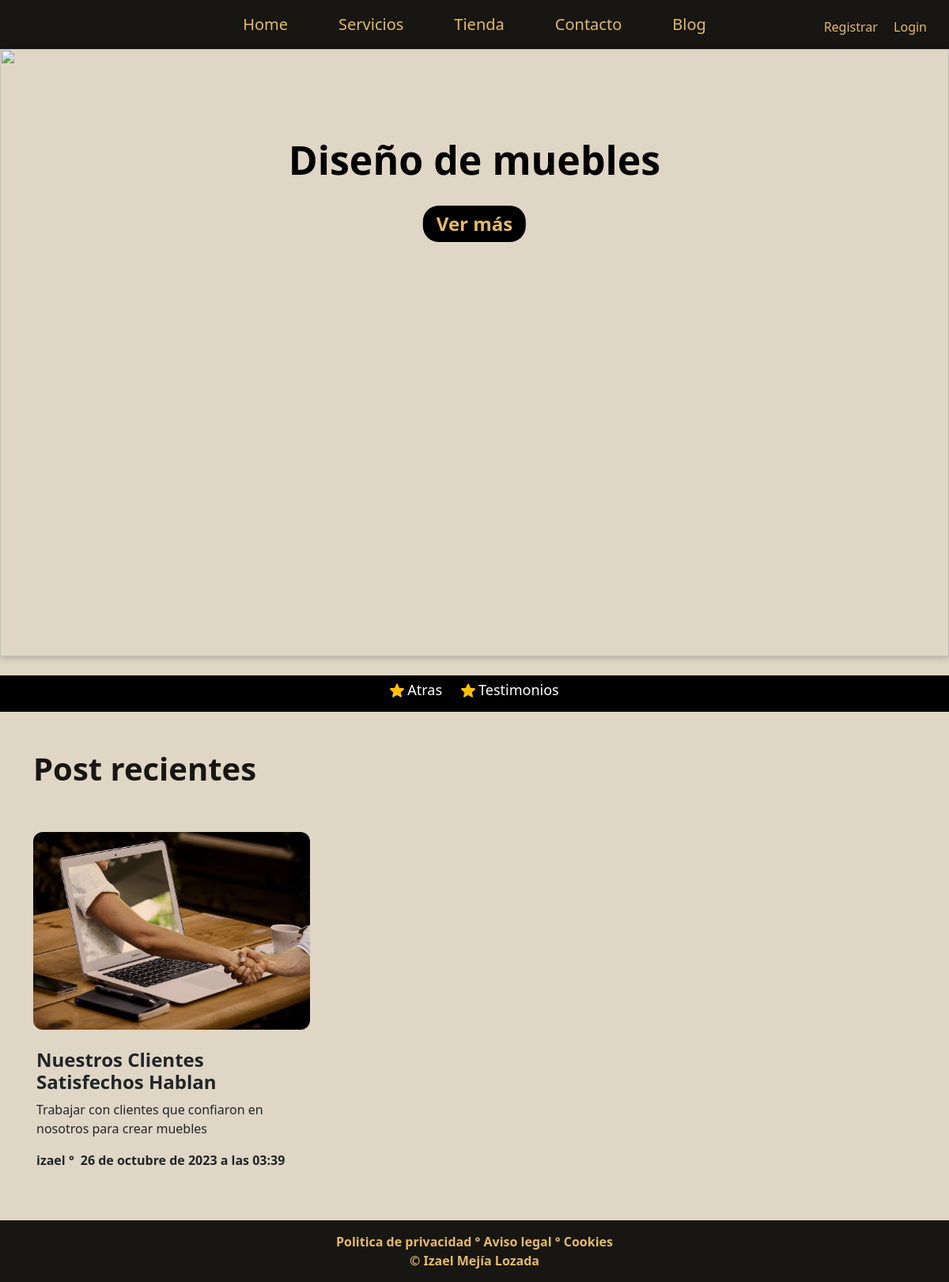
The page /blog/categoria/3/ on the database its author committed.
### blog/models.py (models this page shows, shortened)
class Categoria (models.Model):
    nombre = models.CharField(max_length=50)
    created = models.DateTimeField(auto_now_add=True)
    updated = models.DateTimeField(auto_now=True)
    class Meta:
        verbose_name = 'categoria'    # Especifica el nombre singular que tendrá en la base de datos
        verbose_name_plural = 'categorias'  # Especifica el nombre plural que tendrá en la base de datos

class Post(models.Model):
    titulo = models.CharField(max_length=50)
    contenido = models.CharField(max_length=260)
    imagen = models.ImageField(upload_to='blog', null=True , blank=True)
    autor= models.ForeignKey(User, on_delete=models.CASCADE)
    categorias=models.ManyToManyField(Categoria)
    created = models.DateTimeField(auto_now_add=True)
    updated = models.DateTimeField(auto_now=True)
    class Meta:
        verbose_name = 'post'    # nombre tendra en base de datos
        verbose_name_plural = 'posts'  # Especifica el nombre plural que tendrá en la base de datos

### blog/views.py (the view)
# urls.py: path('categoria/<int:categoria_id>/', views.categoria, name="categoria"),
def categoria(request, categoria_id):
    categoria = Categoria.objects.get(id=categoria_id)  #cuando hace clik en enlace obtiene categoria
    posts = Post.objects.filter(categorias = categoria)  #otiene posts de esa categoria filtrada
    return render (request, "blog/categorias.html", {"categoria": categoria, "posts":posts}) #muestra categoria filtrada y sus posts

### carro/context_processor.py (called while the page is built)
def importe_total_carro(request):
    carro = Carro(request)
    total=0
    if request.user.is_authenticated: #saber si esta autenticado el usuario
        for key, value in request.session["carro"].items(): #recorrer el carro
            total=total+float(value["precio"])  #sumar el precio de cada producto
    else:
        for key, value in request.session["carro"].items(): #recorrer el carro
            total=total+float(value["precio"])  #sumar el precio de cada producto
    return {"importe_total_carro":total} #retornar el total del carro

### blog/templates/blog/categorias.html
{% extends "ProyectoWebApp/base.html" %}
{% load static %}
{% block content  %}
<div class="d-flex justify-content-center gap-4 mt-4  fw-bolder contenedorCategorias  ">
  {% for post in posts %}
    {% for categoria in post.categorias.all %}
    <div class="contenedorCategorias d-flex align-items-center m-2 flex-wrap ">
      <img src="{% static 'ProyectoWebApp/img/estellaAmarilla.png' %}" alt=""
        class="imgCategorias ">
      <a href="{% url 'blog' %}"><h4 class="textoCategorias me-4">Atras</h4></a>
      <img src="{% static 'ProyectoWebApp/img/estellaAmarilla.png' %}" alt=""
        class="imgCategorias ">
      <a href=""><h4 class="textoCategorias "> {{categoria.nombre}}</h4></a>
    </div>
    {% endfor %}
  {% endfor %}
</div>
  <div class="container text-center">
    <div class="row">
      <h2 class="text-start mt-5  fw-bold  fs-1 titleBlog">Post recientes</h2>
    {% for post in posts %}
      <div class="col d-flex mt-5 ">
        <div class="d-flex flex-column containerPost justify-content-start align-items-start ">
          <div class="">
            <img src="{{post.imagen.url}}" alt="{{post.titulo}}" class="imgPost">
          </div>
          <div class="containerPost d-flex flex-column text-start a">
            <div class="d-flex flex-column align-items-start ms-1 mt-4">
              <h4 class="fw-bolder fs-4">{{post.titulo}}</h4>
              <p class="fw-normal fs-6 text">{{post.contenido}}</p>
            </div>
            <div class="d-flex gap-2 ms-1">
              <p>
                <span class="fw-semibold">{{post.autor}}</span>
                <span class="fw-bold ">°</span>
              </p>
              <p class="fw-semibold">{{post.created}}</p>
            </div>
          </div>
        </div>
      </div>
    {% endfor%}
    </div>
  </div>
{% endblock  %}

### ProyectoWebApp/static/ProyectoWebApp/css/gestion.css (style rules this page uses)
:root { --color-cremitra: #dfd6c5; --color-verdeFuerte: #171612; --color-cremitaPiel: #e3b96d; --color-negro: #000; --font-size-base: 16px; }
html, body { margin: 0; padding: 0; height: 100%; background-color: var(--color-cremitra); }
.contenedorCategorias { background-color: var(--color-negro); color: #fff; }
.textoCategorias { font-size: 18px; transition: color 0.1s, font-weight 0.1s; }
.titleBlog { color: var(--color-verdeFuerte); }
.imgCategorias { width: 18px; height: 18px; margin-top: 0; margin-right: 4px; margin-bottom: .5rem; font-weight: 500; line-height: 1.2; }
.containerPost { width: 350px; }
.imgPost { width: 350px; height: 250px; object-fit: cover; border-radius: 12px; }
.contenedorCategorias a { text-decoration: none; color: inherit; }

### rows shown on the page
Post: imagen (picture), titulo "Nuestros Clientes Satisfechos Hablan", contenido "Trabajar con clientes que confiaron en nosotros para crear muebles", autor "izael", created "26 de octubre de 2023 a las 03:39"
Categoria: nombre "Testimonios"
